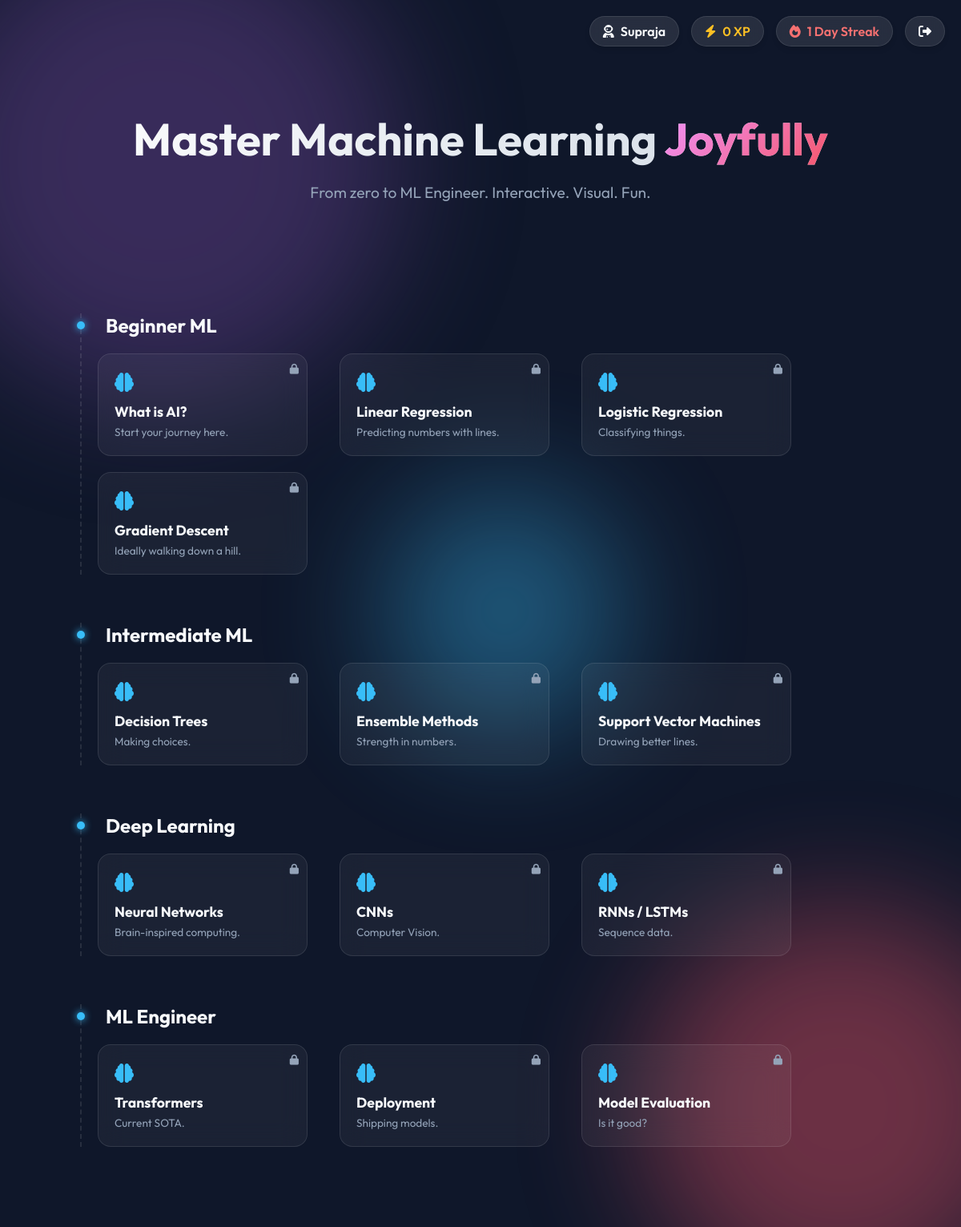
Screenshot of / (signed in) with the database file from the repository.
### app.py (models this page shows, shortened)
class User(UserMixin, db.Model):
    id = db.Column(db.Integer, primary_key=True)
    username = db.Column(db.String(150), unique=True, nullable=False)
    password = db.Column(db.String(150), nullable=False)
    xp = db.Column(db.Integer, default=0)
    streak = db.Column(db.Integer, default=1)
    completed_nodes = db.Column(db.Text, default="[]") # JSON string of list
    def get_completed_nodes(self):
        try:
            return json.loads(self.completed_nodes)
        except:
            return []

### app.py (the view)
@app.route('/')
@login_required
def index():
    user_completed = current_user.get_completed_nodes()
    return render_template('index.html', roadmap=ROADMAP_LEVELS, user=current_user, completed_nodes=user_completed)

### app.py (called while the page is built)
@login_manager.user_loader
def load_user(user_id):
    return User.query.get(int(user_id))

### templates/index.html (shortened to what this page needs)
<!DOCTYPE html>
<html lang="en">
<head>
    <link rel="stylesheet" href="https://cdnjs.cloudflare.com/ajax/libs/font-awesome/6.4.0/css/all.min.css">
    <link rel="stylesheet" href="{{ url_for('static', filename='css/style.css') }}">
    <link rel="stylesheet"
        href="https://cdnjs.cloudflare.com/ajax/libs/highlight.js/11.7.0/styles/atom-one-dark.min.css">
</head>
<body class="dark-theme">
    <div class="background-globes">
        <div class="globe globe-1"></div>
        <div class="globe globe-2"></div>
        <div class="globe globe-3"></div>
    </div>
    <div class="hud-container">
        <div class="hud-item user-badge">
            <i class="fa-solid fa-user-astronaut"></i>
            <span>{{ user.username }}</span>
        </div>
        <div class="hud-item xp-badge">
            <i class="fa-solid fa-bolt"></i>
            <span id="xp-display">{{ user.xp }} XP</span>
        </div>
        <div class="hud-item streak-badge">
            <i class="fa-solid fa-fire"></i>
            <span id="streak-display">{{ user.streak }} Day Streak</span>
        </div>
        <a href="/logout" class="hud-item logout-badge" style="text-decoration: none; color: inherit;">
            <i class="fa-solid fa-right-from-bracket"></i>
        </a>
    </div>
    <header class="hero">
        <div class="hero-content">
            <h1>Master Machine Learning <span class="highlight-text">Joyfully</span></h1>
            <p>From zero to ML Engineer. Interactive. Visual. Fun.</p>
        </div>
    </header>
    <main class="roadmap-container">
        {% for level in roadmap %}
        <section class="level_section" id="level-{{ level.id }}">
            <h2 class="level-title">{{ level.title }}</h2>
            <div class="nodes-wrapper">
                {% for node in level.nodes %}
                <div class="node-card {% if node.id in completed_nodes %}completed{% endif %}"
                    data-node-id="{{ node.id }}" data-node-title="{{ node.title }}">
                    <div class="node-icon">
                        <i
                            class="fa-solid {% if node.id in completed_nodes %}fa-check-circle{% else %}fa-brain{% endif %}"></i>
                    </div>
                    <div class="node-info">
                        <h3>{{ node.title }}</h3>
                        <p>{{ node.description }}</p>
                    </div>
                    <div class="node-status">
                        <i class="fa-solid {% if node.id in completed_nodes %}fa-check{% else %}fa-lock{% endif %}"></i>
                    </div>
                </div>
                {% endfor %}
            </div>
        </section>
        {% endfor %}
    </main>
</body>
</html>

### static/css/style.css (style rules this page uses)
:root { --primary-gradient: linear-gradient(135deg, #667eea 0%, #764ba2 100%); --secondary-gradient: linear-gradient(135deg, #f093fb 0%, #f5576c 100%); --bg-dark: #0f172a; --bg-card: rgba(255, 255, 255, 0.05); --border-card: rgba(255, 255, 255, 0.1); --text-primary: #f8fafc; --text-secondary: #94a3b8; --accent: #38bdf8; --success: #4ade80; --font-main: 'Outfit', sans-serif; --blur: 16px; }
body { margin: 0; font-family: var(--font-main); background-color: var(--bg-dark); color: var(--text-primary); overflow-x: hidden; min-height: 100vh; }
.background-globes { position: fixed; top: 0; left: 0; width: 100%; height: 100%; z-index: -1; overflow: hidden; }
.globe { position: absolute; border-radius: 50%; filter: blur(80px); opacity: 0.4; animation: drift 20s infinite alternate; }
.globe-1 { width: 600px; height: 600px; background: #764ba2; top: -100px; left: -100px; }
.globe-2 { width: 500px; height: 500px; background: #f5576c; bottom: -100px; right: -100px; animation-delay: -5s; }
.globe-3 { width: 300px; height: 300px; background: #38bdf8; top: 40%; left: 40%; animation-delay: -10s; }
.hud-container { position: fixed; top: 20px; right: 20px; display: flex; gap: 15px; z-index: 100; }
.hud-item { background: rgba(255, 255, 255, 0.1); backdrop-filter: blur(10px); padding: 8px 16px; border-radius: 20px; border: 1px solid var(--border-card); display: flex; align-items: center; gap: 8px; font-weight: 600; box-shadow: 0 4px 6px rgba(0,0,0,0.1); }
.xp-badge { color: #fbbf24; }
.streak-badge { color: #f87171; }
.hero { text-align: center; padding: 100px 20px 60px; }
.hero h1 { font-size: 3.5rem; margin-bottom: 10px; background: linear-gradient(to right, #fff, #cbd5e1); -webkit-background-clip: text; -webkit-text-fill-color: transparent; }
.highlight-text { color: var(--accent); background: var(--secondary-gradient); -webkit-background-clip: text; -webkit-text-fill-color: transparent; }
.hero p { font-size: 1.2rem; color: var(--text-secondary); }
.roadmap-container { max-width: 1000px; margin: 0 auto; padding: 40px 20px; position: relative; }
.level_section { margin-bottom: 60px; position: relative; padding-left: 20px; border-left: 2px dashed rgba(255,255,255,0.1); }
.level-title { font-size: 1.5rem; color: var(--text-primary); margin-bottom: 20px; padding-left: 10px; position: relative; }
.level-title::before { content: ''; position: absolute; left: -26px; top: 50%; width: 10px; height: 10px; background: var(--accent); border-radius: 50%; transform: translateY(-50%); box-shadow: 0 0 10px var(--accent); }
.nodes-wrapper { display: flex; flex-wrap: wrap; gap: 20px; }
.node-card { background: var(--bg-card); border: 1px solid var(--border-card); backdrop-filter: blur(var(--blur)); border-radius: 16px; padding: 20px; width: 220px; cursor: pointer; transition: all 0.3s ease; position: relative; overflow: hidden; }
.node-card h3 { margin: 10px 0 5px; font-size: 1.1rem; }
.node-card p { font-size: 0.85rem; color: var(--text-secondary); margin: 0; }
.node-icon { font-size: 1.5rem; color: var(--accent); margin-bottom: 10px; }
.node-status { position: absolute; top: 10px; right: 10px; font-size: 0.8rem; color: var(--text-secondary); }

### rows the page displays
User: username "Supraja", xp "0", streak "1"

### other values shown
{{ level.title }} "Beginner ML" "Intermediate ML" "Deep Learning" "ML Engineer"
{{ node.title }} "What is AI?" "Linear Regression" "Logistic Regression" "Gradient Descent" "Decision Trees" "Ensemble Methods" "Support Vector Machines" "Neural Networks" "CNNs" "RNNs / LSTMs" "Transformers" "Deployment" "Model Evaluation"
{{ node.description }} "Start your journey here." "Predicting numbers with lines." "Classifying things." "Ideally walking down a hill." "Making choices." "Strength in numbers." "Drawing better lines." "Brain-inspired computing." "Computer Vision." "Sequence data." "Current SOTA." "Shipping models." "Is it good?"
